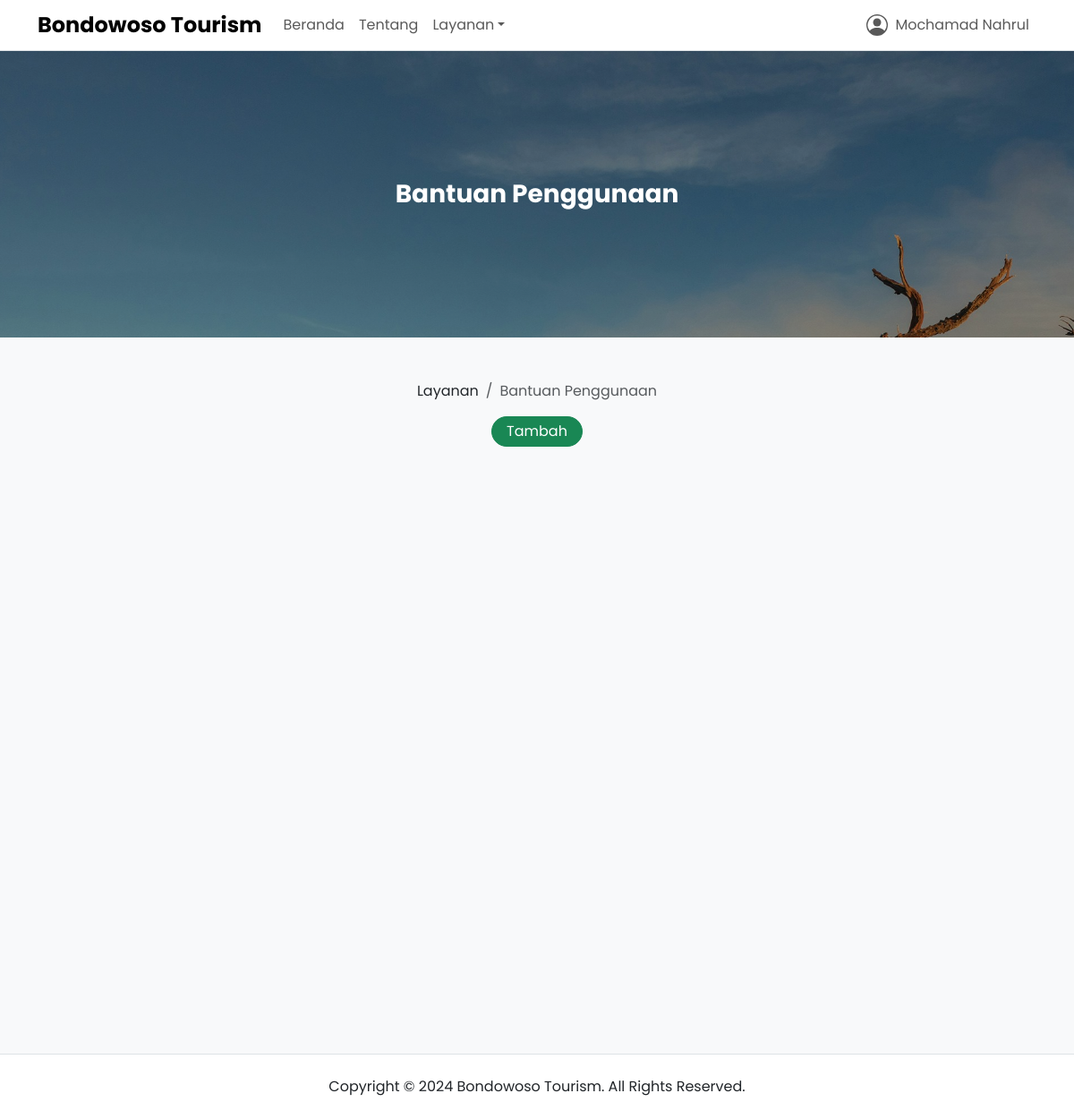
Before: /bantuan-penggunaan (signed in) with the older database file.
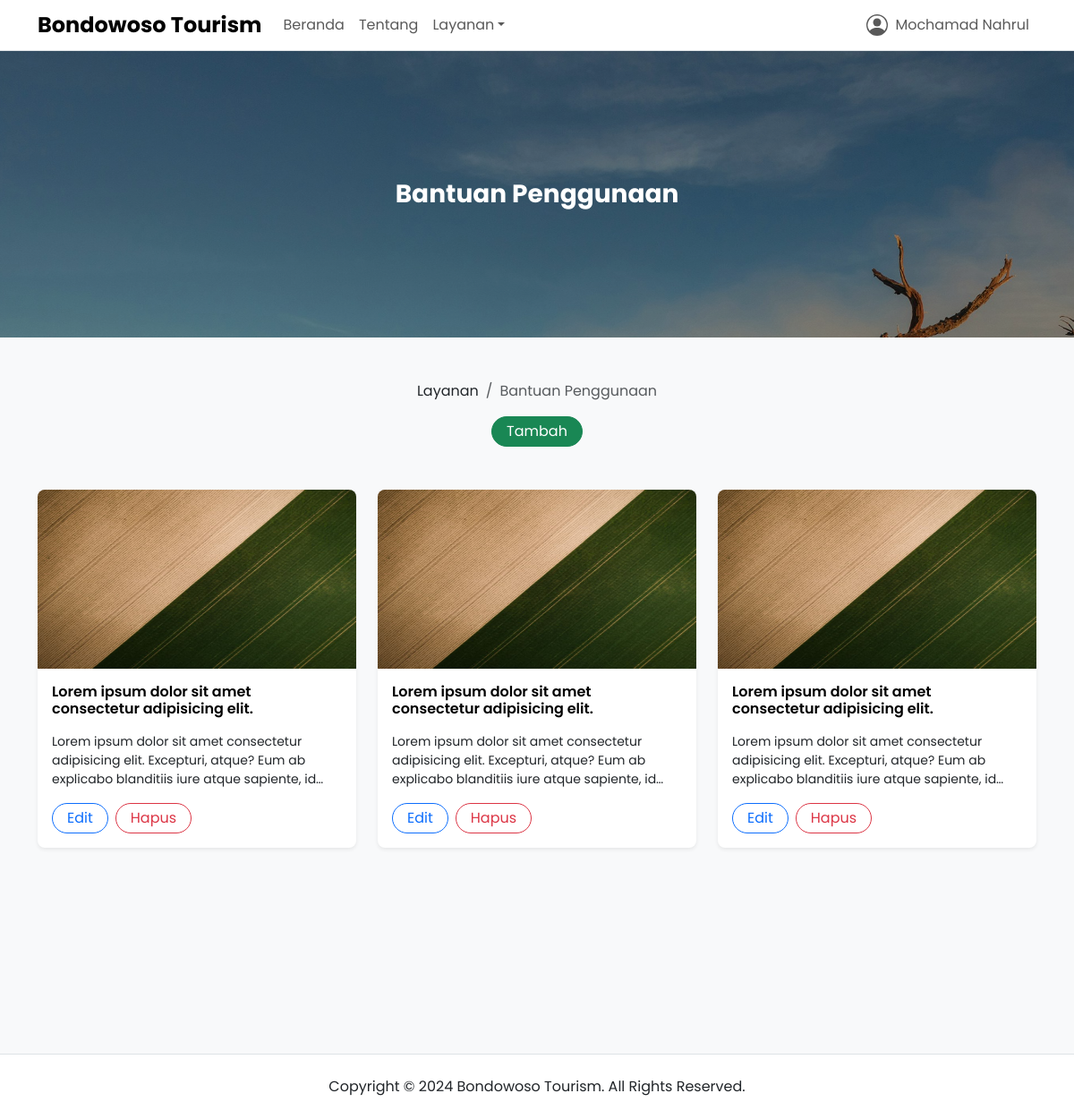
After: the same page with the newer database file.
### app/models.py (models this page shows, shortened)
class UsageHelp(db.Model):
  __tablename__ = "usage_help"
  id = db.Column(db.Integer, primary_key=True)
  title = db.Column(db.String(128), nullable=False)
  description = db.Column(db.Text, nullable=True)
  image = db.Column(db.String(20), nullable=False, default="default.jpg")
  posted_date = db.Column(db.DateTime, nullable=False, default=datetime.now)
  updated_date = db.Column(db.DateTime, onupdate=datetime.now, default=datetime.now)
  user_id = db.Column(db.Integer, db.ForeignKey("user.id"), nullable=False)

### app/views/public.py (the view)
@public_app.route("/bantuan-penggunaan", methods=["GET", "POST"])
@login_required
def usage_help():
  page = request.args.get("page", 1, type=int)
  datas = UsageHelp.query.order_by(UsageHelp.posted_date.desc()).paginate(page=page, per_page=5)
  return render_template("public/services/usage_help/usage-help.html", title="Bantuan Penggunaan - Bondowoso Tourism", datas=datas)

### app/models.py (called while the page is built)
@login_manager.user_loader
def load_user(user_id):
  return User.query.get(int(user_id))

### app/templates/public/services/usage_help/usage-help.html (shortened to what this page needs)
{% extends 'components/public/base.html' %} {% set active_page = 'usage_help' %} {% block content %}
<div class="banner d-flex bg-hero h-20rem">
  <div class="container my-auto">
    <div class="row justify-content-center align-items-center">
      <div class="col-lg-10">
        <div class="text-white text-center">
          <h2 class="fw-bold fs-3 title-clamp-2 mb-0">Bantuan Penggunaan</h2>
        </div>
      </div>
    </div>
  </div>
</div>
<div class="page-wrapper bg-body-tertiary min-vh-100">
  <div class="container">
    <div class="row justify-content-center align-items-center pt-5">
      <div class="col-lg-10">
        <div class="d-flex flex-column row-gap-3">
          <nav aria-label="breadcrumb">
            <ol class="breadcrumb justify-content-center align-items-center mb-0">
              <li class="breadcrumb-item"><a class="link-dark link-offset-2 link-underline-opacity-0 link-underline-opacity-100-hover" href="{{ url_for('public_app.services') }}">Layanan</a></li>
              <li class="breadcrumb-item active" aria-current="page">Bantuan Penggunaan</li>
            </ol>
          </nav>
          {% if current_user.role == "admin" %}
          <div class="text-center">
            <a class="btn btn-success rounded-5 py-1 px-3" href="{{ url_for('public_app.create_usage_help') }}" role="button">Tambah</a>
          </div>
          {% endif %}
        </div>
      </div>
    </div>
    <div class="row row-gap-4 overflow-hidden py-5">
      {% for data in datas %}
      <div class="col-lg-4 d-flex align-self-stretch">
        <div class="card hover-upwards border-0 shadow-sm rounded-3 w-full">
          <div class="ratio ratio-16x9 rounded-top-3 overflow-hidden">
            <img src="{{ url_for('static', filename='media/uploads/' + data.image) }}" class="ratio-content card-img-top pe-none" />
          </div>
          <div class="card-body d-flex flex-column justify-content-between row-gap-3">
            <div class="d-flex flex-column row-gap-3">
              <h6 class="fw-semibold fs-6 text-body-emphasis text-clamp-2 mb-0">{{ data.title }}</h6>
              <div class="d-flex flex-column row-gap-1">
                <div class="small text-clamp-3">
                  <p class="mb-0">{{ data.description }}</p>
                </div>
              </div>
              <div class="d-flex flex-row justify-content-start column-gap-2">
                <a class="btn btn-outline-primary rounded-5 py-1 px-3" href="{{ url_for('public_app.update_usage_help', id=data.id) }}" role="button">Edit</a>
                <a class="btn btn-outline-danger rounded-5 py-1 px-3" href="#" role="button" data-bs-toggle="modal" data-bs-target="#deleteDataModal{{ data.id }}">Hapus</a>
              </div>
            </div>
          </div>
        </div>
      </div>
      {% endfor %}
    </div>
  </div>
</div>
{% endblock %}

Changed rows visible on the page:
added UsageHelp: image (placeholder picture), title "Lorem ipsum dolor sit amet consectetur adipisicing elit.", description "Lorem ipsum dolor sit amet consectetur adipisicing elit. Excepturi, atque? Eum ab explicabo blanditiis iure atque sapiente,…"
added UsageHelp: image (placeholder picture), title "Lorem ipsum dolor sit amet consectetur adipisicing elit.", description "Lorem ipsum dolor sit amet consectetur adipisicing elit. Excepturi, atque? Eum ab explicabo blanditiis iure atque sapiente,…"
added UsageHelp: image (placeholder picture), title "Lorem ipsum dolor sit amet consectetur adipisicing elit.", description "Lorem ipsum dolor sit amet consectetur adipisicing elit. Excepturi, atque? Eum ab explicabo blanditiis iure atque sapiente,…"
